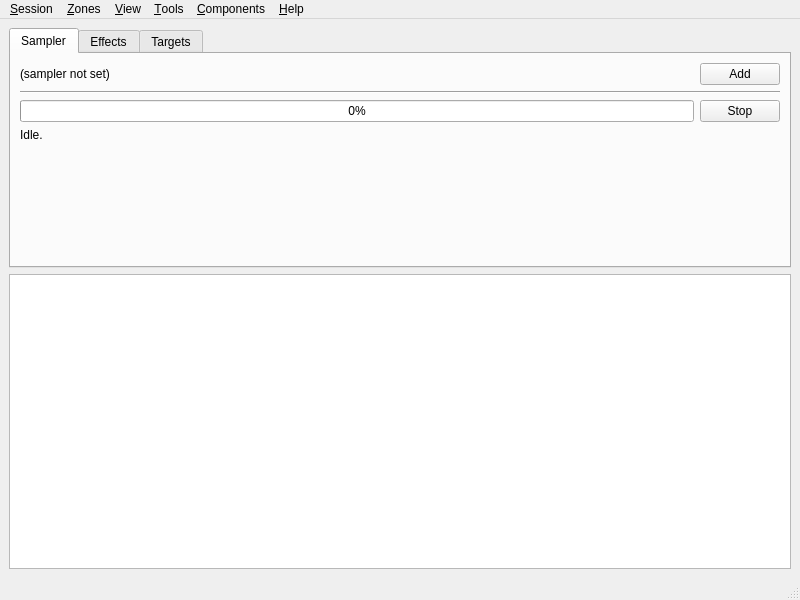
<?xml version="1.0" encoding="UTF-8"?>
<ui version="4.0">
 <class>MainWindow</class>
 <widget class="QMainWindow" name="MainWindow">
  <property name="geometry">
   <rect>
    <x>0</x>
    <y>0</y>
    <width>800</width>
    <height>600</height>
   </rect>
  </property>
  <property name="windowTitle">
   <string>synthclone</string>
  </property>
  <property name="windowIcon">
   <iconset resource="resources.qrc">
    <normaloff>:/synthclone/images/16x16/synthclone.png</normaloff>:/synthclone/images/16x16/synthclone.png</iconset>
  </property>
  <widget class="QWidget" name="widget">
   <layout class="QVBoxLayout" stretch="0,1">
    <item>
     <widget class="QTabWidget" name="componentTabWidget">
      <property name="currentIndex">
       <number>0</number>
      </property>
      <widget class="QWidget" name="samplerTab">
       <attribute name="title">
        <string>Sampler</string>
       </attribute>
       <layout class="QVBoxLayout" stretch="0,0,0,0,1">
        <item>
         <layout class="QHBoxLayout" stretch="1,0">
          <item>
           <widget class="QLabel" name="samplerName">
            <property name="text">
             <string>(sampler not set)</string>
            </property>
           </widget>
          </item>
          <item>
           <widget class="QPushButton" name="samplerAddButton">
            <property name="statusTip">
             <string>Set the sampler.</string>
            </property>
            <property name="text">
             <string>Add</string>
            </property>
            <property name="icon">
             <iconset resource="resources.qrc">
              <normaloff>:/synthclone/images/16x16/add.png</normaloff>:/synthclone/images/16x16/add.png</iconset>
            </property>
           </widget>
          </item>
         </layout>
        </item>
        <item>
         <widget class="Line" name="line">
          <property name="orientation">
           <enum>Qt::Horizontal</enum>
          </property>
         </widget>
        </item>
        <item>
         <layout class="QHBoxLayout" stretch="1,0">
          <item>
           <widget class="QProgressBar" name="samplerProgressBar">
            <property name="maximum">
             <number>10000</number>
            </property>
            <property name="value">
             <number>0</number>
            </property>
           </widget>
          </item>
          <item>
           <widget class="QPushButton" name="samplerJobAbortButton">
            <property name="statusTip">
             <string>Cancel the current job.</string>
            </property>
            <property name="text">
             <string>Stop</string>
            </property>
            <property name="icon">
             <iconset resource="resources.qrc">
              <normaloff>:/synthclone/images/16x16/stop.png</normaloff>:/synthclone/images/16x16/stop.png</iconset>
            </property>
           </widget>
          </item>
         </layout>
        </item>
        <item>
         <widget class="QLabel" name="samplerStatus">
          <property name="text">
           <string>Idle.</string>
          </property>
         </widget>
        </item>
        <item>
         <spacer>
          <property name="orientation">
           <enum>Qt::Vertical</enum>
          </property>
          <property name="sizeHint" stdset="0">
           <size>
            <width>0</width>
            <height>0</height>
           </size>
          </property>
         </spacer>
        </item>
       </layout>
      </widget>
      <widget class="QWidget" name="effectsTab">
       <attribute name="title">
        <string>Effects</string>
       </attribute>
       <layout class="QHBoxLayout" stretch="1,0">
        <item>
         <widget class="QTableView" name="effectTableView">
          <property name="selectionMode">
           <enum>QAbstractItemView::SingleSelection</enum>
          </property>
          <property name="selectionBehavior">
           <enum>QAbstractItemView::SelectRows</enum>
          </property>
          <attribute name="horizontalHeaderStretchLastSection">
           <bool>true</bool>
          </attribute>
          <attribute name="verticalHeaderVisible">
           <bool>false</bool>
          </attribute>
         </widget>
        </item>
        <item>
         <layout class="QVBoxLayout">
          <item>
           <widget class="QPushButton" name="effectAddButton">
            <property name="statusTip">
             <string>Add effect to effect chain.</string>
            </property>
            <property name="text">
             <string>Add</string>
            </property>
            <property name="icon">
             <iconset resource="resources.qrc">
              <normaloff>:/synthclone/images/16x16/add.png</normaloff>:/synthclone/images/16x16/add.png</iconset>
            </property>
           </widget>
          </item>
          <item>
           <widget class="QPushButton" name="effectRemoveButton">
            <property name="statusTip">
             <string>Remove selected effect from effect chain.</string>
            </property>
            <property name="text">
             <string>Remove</string>
            </property>
            <property name="icon">
             <iconset resource="resources.qrc">
              <normaloff>:/synthclone/images/16x16/remove.png</normaloff>:/synthclone/images/16x16/remove.png</iconset>
            </property>
           </widget>
          </item>
          <item>
           <widget class="QPushButton" name="effectMoveUpButton">
            <property name="statusTip">
             <string>Move selected effect up in effect chain.</string>
            </property>
            <property name="text">
             <string>Move Up</string>
            </property>
            <property name="icon">
             <iconset resource="resources.qrc">
              <normaloff>:/synthclone/images/16x16/go-up.png</normaloff>:/synthclone/images/16x16/go-up.png</iconset>
            </property>
           </widget>
          </item>
          <item>
           <widget class="QPushButton" name="effectMoveDownButton">
            <property name="statusTip">
             <string>Move selected effect down in effect chain.</string>
            </property>
            <property name="text">
             <string>Move Down</string>
            </property>
            <property name="icon">
             <iconset resource="resources.qrc">
              <normaloff>:/synthclone/images/16x16/go-down.png</normaloff>:/synthclone/images/16x16/go-down.png</iconset>
            </property>
           </widget>
          </item>
          <item>
           <spacer>
            <property name="orientation">
             <enum>Qt::Vertical</enum>
            </property>
            <property name="sizeHint" stdset="0">
             <size>
              <width>0</width>
              <height>0</height>
             </size>
            </property>
           </spacer>
          </item>
         </layout>
        </item>
       </layout>
      </widget>
      <widget class="QWidget" name="targetsTab">
       <attribute name="title">
        <string>Targets</string>
       </attribute>
       <layout class="QHBoxLayout" stretch="1,0">
        <item>
         <widget class="QTableView" name="targetTableView">
          <property name="selectionMode">
           <enum>QAbstractItemView::SingleSelection</enum>
          </property>
          <property name="selectionBehavior">
           <enum>QAbstractItemView::SelectRows</enum>
          </property>
          <attribute name="horizontalHeaderStretchLastSection">
           <bool>true</bool>
          </attribute>
          <attribute name="verticalHeaderVisible">
           <bool>false</bool>
          </attribute>
         </widget>
        </item>
        <item>
         <layout class="QVBoxLayout">
          <item>
           <widget class="QPushButton" name="targetAddButton">
            <property name="statusTip">
             <string>Add a target.</string>
            </property>
            <property name="text">
             <string>Add</string>
            </property>
            <property name="icon">
             <iconset resource="resources.qrc">
              <normaloff>:/synthclone/images/16x16/add.png</normaloff>:/synthclone/images/16x16/add.png</iconset>
            </property>
           </widget>
          </item>
          <item>
           <widget class="QPushButton" name="targetRemoveButton">
            <property name="statusTip">
             <string>Remove a target.</string>
            </property>
            <property name="text">
             <string>Remove</string>
            </property>
            <property name="icon">
             <iconset resource="resources.qrc">
              <normaloff>:/synthclone/images/16x16/remove.png</normaloff>:/synthclone/images/16x16/remove.png</iconset>
            </property>
           </widget>
          </item>
          <item>
           <widget class="QPushButton" name="targetMoveUpButton">
            <property name="statusTip">
             <string>Move target up.</string>
            </property>
            <property name="text">
             <string>Move Up</string>
            </property>
            <property name="icon">
             <iconset resource="resources.qrc">
              <normaloff>:/synthclone/images/16x16/go-up.png</normaloff>:/synthclone/images/16x16/go-up.png</iconset>
            </property>
           </widget>
          </item>
          <item>
           <widget class="QPushButton" name="targetMoveDownButton">
            <property name="statusTip">
             <string>Move target down.</string>
            </property>
            <property name="text">
             <string>Move Down</string>
            </property>
            <property name="icon">
             <iconset resource="resources.qrc">
              <normaloff>:/synthclone/images/16x16/go-down.png</normaloff>:/synthclone/images/16x16/go-down.png</iconset>
            </property>
           </widget>
          </item>
          <item>
           <spacer>
            <property name="orientation">
             <enum>Qt::Vertical</enum>
            </property>
            <property name="sizeHint" stdset="0">
             <size>
              <width>0</width>
              <height>0</height>
             </size>
            </property>
           </spacer>
          </item>
         </layout>
        </item>
       </layout>
      </widget>
     </widget>
    </item>
    <item>
     <widget class="QTableView" name="zoneTableView">
      <property name="editTriggers">
       <set>QAbstractItemView::AnyKeyPressed|QAbstractItemView::DoubleClicked|QAbstractItemView::EditKeyPressed|QAbstractItemView::SelectedClicked</set>
      </property>
      <property name="selectionBehavior">
       <enum>QAbstractItemView::SelectRows</enum>
      </property>
      <property name="sortingEnabled">
       <bool>true</bool>
      </property>
     </widget>
    </item>
   </layout>
  </widget>
  <widget class="QMenuBar" name="menuBar">
   <property name="geometry">
    <rect>
     <x>0</x>
     <y>0</y>
     <width>800</width>
     <height>25</height>
    </rect>
   </property>
   <widget class="QMenu" name="sessionMenu">
    <property name="title">
     <string>&amp;Session</string>
    </property>
    <addaction name="loadSessionAction"/>
    <addaction name="separator"/>
    <addaction name="saveSessionAction"/>
    <addaction name="saveSessionAsAction"/>
    <addaction name="separator"/>
    <addaction name="quitSessionAction"/>
   </widget>
   <widget class="QMenu" name="zonesMenu">
    <property name="title">
     <string>&amp;Zones</string>
    </property>
    <widget class="QMenu" name="zoneColumnsMenu">
     <property name="title">
      <string>C&amp;olumns</string>
     </property>
     <widget class="QMenu" name="controlColumnsMenu1">
      <property name="title">
       <string>Control Columns 0 - 15</string>
      </property>
     </widget>
     <widget class="QMenu" name="controlColumnsMenu2">
      <property name="title">
       <string>Control Columns 16 - 31</string>
      </property>
     </widget>
     <widget class="QMenu" name="controlColumnsMenu3">
      <property name="title">
       <string>Control Columns 32 - 47</string>
      </property>
     </widget>
     <widget class="QMenu" name="controlColumnsMenu4">
      <property name="title">
       <string>Control Columns 48 - 63</string>
      </property>
     </widget>
     <widget class="QMenu" name="controlColumnsMenu5">
      <property name="title">
       <string>Control Columns 64 - 79</string>
      </property>
     </widget>
     <widget class="QMenu" name="controlColumnsMenu6">
      <property name="title">
       <string>Control Columns 80 - 95</string>
      </property>
     </widget>
     <widget class="QMenu" name="controlColumnsMenu7">
      <property name="title">
       <string>Control Columns 96 - 111</string>
      </property>
     </widget>
     <widget class="QMenu" name="controlColumnsMenu8">
      <property name="title">
       <string>Control Columns 112 - 127</string>
      </property>
     </widget>
     <addaction name="statusColumnShowAction"/>
     <addaction name="channelColumnShowAction"/>
     <addaction name="noteColumnShowAction"/>
     <addaction name="velocityColumnShowAction"/>
     <addaction name="channelPressureColumnShowAction" />
     <addaction name="aftertouchColumnShowAction"/>
     <addaction name="sampleTimeColumnShowAction"/>
     <addaction name="releaseTimeColumnShowAction"/>
     <addaction name="drySampleColumnShowAction"/>
     <addaction name="wetSampleColumnShowAction"/>
     <addaction name="separator"/>
     <addaction name="controlColumnsMenu1"/>
     <addaction name="controlColumnsMenu2"/>
     <addaction name="controlColumnsMenu3"/>
     <addaction name="controlColumnsMenu4"/>
     <addaction name="controlColumnsMenu5"/>
     <addaction name="controlColumnsMenu6"/>
     <addaction name="controlColumnsMenu7"/>
     <addaction name="controlColumnsMenu8"/>
    </widget>
    <addaction name="insertZoneAction"/>
    <addaction name="cutZonesAction"/>
    <addaction name="copyZonesAction"/>
    <addaction name="pasteZonesAction"/>
    <addaction name="deleteZonesAction"/>
    <addaction name="separator"/>
    <addaction name="getSampleZonesAction"/>
    <addaction name="playDrySampleZonesAction"/>
    <addaction name="playWetSampleZonesAction"/>
    <addaction name="separator"/>
    <addaction name="applyEffectsZonesAction"/>
    <addaction name="separator"/>
    <addaction name="removeEffectJobZonesAction"/>
    <addaction name="removeSamplerJobZonesAction"/>
    <addaction name="separator"/>
    <addaction name="selectAllZonesAction"/>
    <addaction name="invertZoneSelectionAction"/>
    <addaction name="clearZonesSelectionAction"/>
    <addaction name="separator"/>
    <addaction name="zoneColumnsMenu"/>
    <addaction name="separator"/>
    <addaction name="buildTargetsAction"/>
    <addaction name="separator"/>
   </widget>
   <widget class="QMenu" name="viewMenu">
    <property name="title">
     <string>&amp;View</string>
    </property>
    <addaction name="participantsViewAction"/>
    <addaction name="separator"/>
   </widget>
   <widget class="QMenu" name="toolsMenu">
    <property name="title">
     <string>&amp;Tools</string>
    </property>
   </widget>
   <widget class="QMenu" name="componentsMenu">
    <property name="title">
     <string>&amp;Components</string>
    </property>
    <widget class="QMenu" name="samplerMenu">
     <property name="title">
      <string>Sampler</string>
     </property>
     <widget class="QMenu" name="addSamplerMenu">
      <property name="title">
       <string>Set ...</string>
      </property>
     </widget>
     <addaction name="addSamplerMenu"/>
     <addaction name="separator"/>
    </widget>
    <widget class="QMenu" name="effectMenu">
     <property name="title">
      <string>&amp;Effects</string>
     </property>
     <widget class="QMenu" name="addEffectMenu">
      <property name="title">
       <string>Add ...</string>
      </property>
     </widget>
     <addaction name="addEffectMenu"/>
     <addaction name="separator"/>
    </widget>
    <widget class="QMenu" name="targetMenu">
     <property name="title">
      <string>&amp;Targets</string>
     </property>
     <widget class="QMenu" name="addTargetMenu">
      <property name="title">
       <string>Add ...</string>
      </property>
     </widget>
     <addaction name="addTargetMenu"/>
     <addaction name="separator"/>
    </widget>
    <addaction name="samplerMenu"/>
    <addaction name="effectMenu"/>
    <addaction name="targetMenu"/>
   </widget>
   <widget class="QMenu" name="helpMenu">
    <property name="title">
     <string>&amp;Help</string>
    </property>
    <addaction name="aboutHelpAction"/>
    <addaction name="separator"/>
   </widget>
   <addaction name="sessionMenu"/>
   <addaction name="zonesMenu"/>
   <addaction name="viewMenu"/>
   <addaction name="toolsMenu"/>
   <addaction name="componentsMenu"/>
   <addaction name="helpMenu"/>
  </widget>
  <widget class="QStatusBar" name="statusBar"/>
  <action name="loadSessionAction">
   <property name="icon">
    <iconset resource="resources.qrc">
     <normaloff>:/synthclone/images/16x16/load.png</normaloff>:/synthclone/images/16x16/load.png</iconset>
   </property>
   <property name="text">
    <string>&amp;Load</string>
   </property>
   <property name="shortcut">
    <string>Ctrl+L</string>
   </property>
   <property name="menuRole">
    <enum>QAction::TextHeuristicRole</enum>
   </property>
  </action>
  <action name="saveSessionAction">
   <property name="icon">
    <iconset resource="resources.qrc">
     <normaloff>:/synthclone/images/16x16/save.png</normaloff>:/synthclone/images/16x16/save.png</iconset>
   </property>
   <property name="text">
    <string>&amp;Save</string>
   </property>
   <property name="shortcut">
    <string>Ctrl+S</string>
   </property>
  </action>
  <action name="saveSessionAsAction">
   <property name="icon">
    <iconset resource="resources.qrc">
     <normaloff>:/synthclone/images/16x16/save-as.png</normaloff>:/synthclone/images/16x16/save-as.png</iconset>
   </property>
   <property name="text">
    <string>Save &amp;As</string>
   </property>
   <property name="shortcut">
    <string>Ctrl+Shift+S</string>
   </property>
  </action>
  <action name="quitSessionAction">
   <property name="icon">
    <iconset resource="resources.qrc">
     <normaloff>:/synthclone/images/16x16/quit.png</normaloff>:/synthclone/images/16x16/quit.png</iconset>
   </property>
   <property name="text">
    <string>&amp;Quit</string>
   </property>
   <property name="shortcut">
    <string>Ctrl+Q</string>
   </property>
  </action>
  <action name="cutZonesAction">
   <property name="icon">
    <iconset resource="resources.qrc">
     <normaloff>:/synthclone/images/16x16/cut.png</normaloff>:/synthclone/images/16x16/cut.png</iconset>
   </property>
   <property name="text">
    <string>Cu&amp;t</string>
   </property>
   <property name="shortcut">
    <string>Ctrl+X</string>
   </property>
  </action>
  <action name="copyZonesAction">
   <property name="icon">
    <iconset resource="resources.qrc">
     <normaloff>:/synthclone/images/16x16/copy.png</normaloff>:/synthclone/images/16x16/copy.png</iconset>
   </property>
   <property name="text">
    <string>&amp;Copy</string>
   </property>
   <property name="shortcut">
    <string>Ctrl+C</string>
   </property>
  </action>
  <action name="pasteZonesAction">
   <property name="icon">
    <iconset resource="resources.qrc">
     <normaloff>:/synthclone/images/16x16/paste.png</normaloff>:/synthclone/images/16x16/paste.png</iconset>
   </property>
   <property name="text">
    <string>&amp;Paste</string>
   </property>
   <property name="shortcut">
    <string>Ctrl+V</string>
   </property>
  </action>
  <action name="deleteZonesAction">
   <property name="icon">
    <iconset resource="resources.qrc">
     <normaloff>:/synthclone/images/16x16/delete.png</normaloff>:/synthclone/images/16x16/delete.png</iconset>
   </property>
   <property name="text">
    <string>&amp;Delete</string>
   </property>
   <property name="shortcut">
    <string>Del</string>
   </property>
  </action>
  <action name="selectAllZonesAction">
   <property name="icon">
    <iconset resource="resources.qrc">
     <normaloff>:/synthclone/images/16x16/select-all.png</normaloff>:/synthclone/images/16x16/select-all.png</iconset>
   </property>
   <property name="text">
    <string>Select &amp;All</string>
   </property>
   <property name="shortcut">
    <string>Ctrl+A</string>
   </property>
  </action>
  <action name="invertZoneSelectionAction">
   <property name="text">
    <string>In&amp;vert Selection</string>
   </property>
   <property name="shortcut">
    <string>Ctrl+I</string>
   </property>
  </action>
  <action name="insertZoneAction">
   <property name="icon">
    <iconset resource="resources.qrc">
     <normaloff>:/synthclone/images/16x16/add.png</normaloff>:/synthclone/images/16x16/add.png</iconset>
   </property>
   <property name="text">
    <string>&amp;Insert</string>
   </property>
   <property name="shortcut">
    <string>Ins</string>
   </property>
  </action>
  <action name="aboutHelpAction">
   <property name="icon">
    <iconset resource="resources.qrc">
     <normaloff>:/synthclone/images/16x16/information.png</normaloff>:/synthclone/images/16x16/information.png</iconset>
   </property>
   <property name="text">
    <string>About &amp;synthclone</string>
   </property>
  </action>
  <action name="statusColumnShowAction">
   <property name="checkable">
    <bool>true</bool>
   </property>
   <property name="text">
    <string>Status</string>
   </property>
  </action>
  <action name="channelColumnShowAction">
   <property name="checkable">
    <bool>true</bool>
   </property>
   <property name="text">
    <string>Channel</string>
   </property>
  </action>
  <action name="noteColumnShowAction">
   <property name="checkable">
    <bool>true</bool>
   </property>
   <property name="text">
    <string>Note</string>
   </property>
  </action>
  <action name="velocityColumnShowAction">
   <property name="checkable">
    <bool>true</bool>
   </property>
   <property name="text">
    <string>Velocity</string>
   </property>
  </action>
  <action name="channelPressureColumnShowAction">
   <property name="checkable">
    <bool>true</bool>
   </property>
   <property name="text">
    <string>Channel Pressure</string>
   </property>
  </action>
  <action name="aftertouchColumnShowAction">
   <property name="checkable">
    <bool>true</bool>
   </property>
   <property name="text">
    <string>Aftertouch</string>
   </property>
  </action>
  <action name="sampleTimeColumnShowAction">
   <property name="checkable">
    <bool>true</bool>
   </property>
   <property name="text">
    <string>Sample Time</string>
   </property>
  </action>
  <action name="releaseTimeColumnShowAction">
   <property name="checkable">
    <bool>true</bool>
   </property>
   <property name="text">
    <string>Release Time</string>
   </property>
  </action>
  <action name="drySampleColumnShowAction">
   <property name="checkable">
    <bool>true</bool>
   </property>
   <property name="text">
    <string>Dry Sample</string>
   </property>
  </action>
  <action name="wetSampleColumnShowAction">
   <property name="checkable">
    <bool>true</bool>
   </property>
   <property name="text">
    <string>Wet Sample</string>
   </property>
  </action>
  <action name="getSampleZonesAction">
   <property name="icon">
    <iconset resource="resources.qrc">
     <normaloff>:/synthclone/images/16x16/record.png</normaloff>:/synthclone/images/16x16/record.png</iconset>
   </property>
   <property name="text">
    <string>&amp;Get Sample</string>
   </property>
   <property name="shortcut">
    <string>Ctrl+G</string>
   </property>
  </action>
  <action name="playDrySampleZonesAction">
   <property name="icon">
    <iconset resource="resources.qrc">
     <normaloff>:/synthclone/images/16x16/play.png</normaloff>:/synthclone/images/16x16/play.png</iconset>
   </property>
   <property name="text">
    <string>Play D&amp;ry Sample</string>
   </property>
   <property name="shortcut">
    <string>Ctrl+Shift+P</string>
   </property>
  </action>
  <action name="playWetSampleZonesAction">
   <property name="icon">
    <iconset resource="resources.qrc">
     <normaloff>:/synthclone/images/16x16/play.png</normaloff>:/synthclone/images/16x16/play.png</iconset>
   </property>
   <property name="text">
    <string>Play &amp;Wet Sample</string>
   </property>
   <property name="shortcut">
    <string>Ctrl+P</string>
   </property>
  </action>
  <action name="participantsViewAction">
   <property name="icon">
    <iconset resource="resources.qrc">
     <normaloff>:/synthclone/images/16x16/view-tree.png</normaloff>:/synthclone/images/16x16/view-tree.png</iconset>
   </property>
   <property name="text">
    <string>Participants</string>
   </property>
  </action>
  <action name="clearZonesSelectionAction">
   <property name="icon">
    <iconset resource="resources.qrc">
     <normaloff>:/synthclone/images/16x16/clear.png</normaloff>:/synthclone/images/16x16/clear.png</iconset>
   </property>
   <property name="text">
    <string>C&amp;lear Selection</string>
   </property>
   <property name="shortcut">
    <string>Ctrl+Shift+A</string>
   </property>
  </action>
  <action name="applyEffectsZonesAction">
   <property name="icon">
    <iconset resource="resources.qrc">
     <normaloff>:/synthclone/images/16x16/connect.png</normaloff>:/synthclone/images/16x16/connect.png</iconset>
   </property>
   <property name="text">
    <string>Apply &amp;Effects</string>
   </property>
   <property name="shortcut">
    <string>Ctrl+E</string>
   </property>
  </action>
  <action name="removeSamplerJobZonesAction">
   <property name="text">
    <string>Remove &amp;Sampler Job</string>
   </property>
   <property name="shortcut">
    <string>Backspace</string>
   </property>
  </action>
  <action name="removeEffectJobZonesAction">
   <property name="text">
    <string>Remove E&amp;ffect Job</string>
   </property>
   <property name="shortcut">
    <string>Ctrl+Backspace</string>
   </property>
  </action>
  <action name="buildTargetsAction">
   <property name="icon">
    <iconset resource="resources.qrc">
     <normaloff>:/synthclone/images/16x16/folder-music.png</normaloff>:/synthclone/images/16x16/folder-music.png</iconset>
   </property>
   <property name="text">
    <string>Build Targets</string>
   </property>
   <property name="shortcut">
    <string>Ctrl+B</string>
   </property>
  </action>
 </widget>
 <resources>
  <include location="resources.qrc"/>
 </resources>
 <connections/>
</ui>
